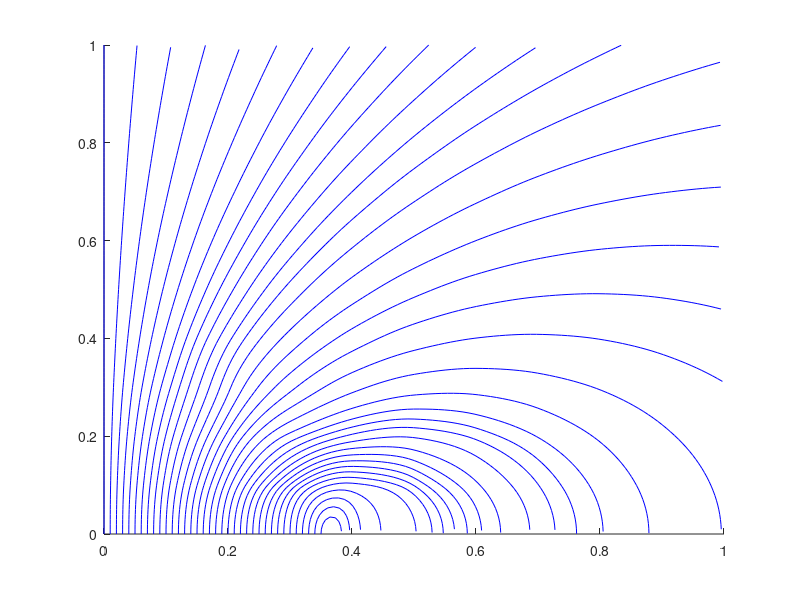

Recreate this plot in MATLAB. (Note: this script raises an error after producing the figure.)
a = 0.35;
[X,Y] = meshgrid(0:0.1:1);
[theta,r] = cart2pol(Y,X);
rout = r; rin = r;
rin(find(rin>a))=NaN;
rout(find(rout<a))=NaN;
Boutr = 0;
Binr = 0;
BoutQ = 0 ;
BinQ = 0;

for k=1:2:43
    fun10 = legendre(k,0); % 计算 Legendre 多项式的值
    fun0 = fun10(2);
    fun = legendre(k,cos(theta));
    rfun = squeeze(fun(1,:,:)); % 三维压缩为二维
    Qfun = squeeze(fun(2,:,:));
    % -----------------------------------------
    Cr = 1/a^k*(rin).^(k-1); % 球内 r 分量
    Bkinr = -1/2*fun0*Cr.*rfun; % 第 k 项
    Binr = Binr+Bkinr; % 总和
    CQ = 1/k/a^k*rin.^(k-1); % 球内 theta 分量
    BkinQ = -1/2*fun0*CQ.*Qfun;
    BinQ = BinQ+BkinQ;
    % -----------------------------------------
    Dr = a^(k+1)./rout.^(k+2); % 球外 r 分量
    Bkoutr = -1/2*fun0*Dr.*rfun; 
    Boutr = Boutr + Bkoutr;
    DQ = 1/(k+1)*a^(k+1)./rout.^(k+2); % 球外 theta 分量
    BkoutQ = 1/2*fun0*DQ.*Qfun;
    BoutQ = BoutQ+BkoutQ;
end

L1 = isnan(Binr); % 将非数元素找出并赋为零
Binr(find(L1==1))=0; BinQ(find(L1==1))=0;
L2 = isnan(Boutr); % 将非数元素找出并赋为零
Boutr(find(L2==1))=0; BoutQ(find(L2==1))=0;
Br = Binr+Boutr; BQ = BinQ+BoutQ; % 合并成一个场 B
By = Br.*cos(theta)-BQ.*sin(theta); % 换成直角坐标以作流线图
Bx = Br.*sin(theta)+BQ.*cos(theta);
vy = 0; vx = [0:0.01:0.35];
[Vx,Vy] = meshgrid(vx,vy);
cla
streamline(X,Y,Bx,By,Vx,Vy)
hold on
streamline(-X,Y,-Bx,By,-Vx,Vy) % 利用对称性画其余象限
streamline(-X,-Y,-Bx,-By,-Vx,-Vy)
streamline(X,-Y,Bx,-By,Vx,-Vy)
title('B 的场线')
figure
subplot(221)
surf(X,Y,Br)
title('Br 分量')
view(-130,20)
subplot(222)
contour(X,Y,Br,10)
title('Br 的等值线')
subplot(223)
surf(X,Y,BQ)
title('B_{\theta}分量')
subplot(224)
contour(X,Y,BQ,10)
title('B_{\theta}的等值线')
